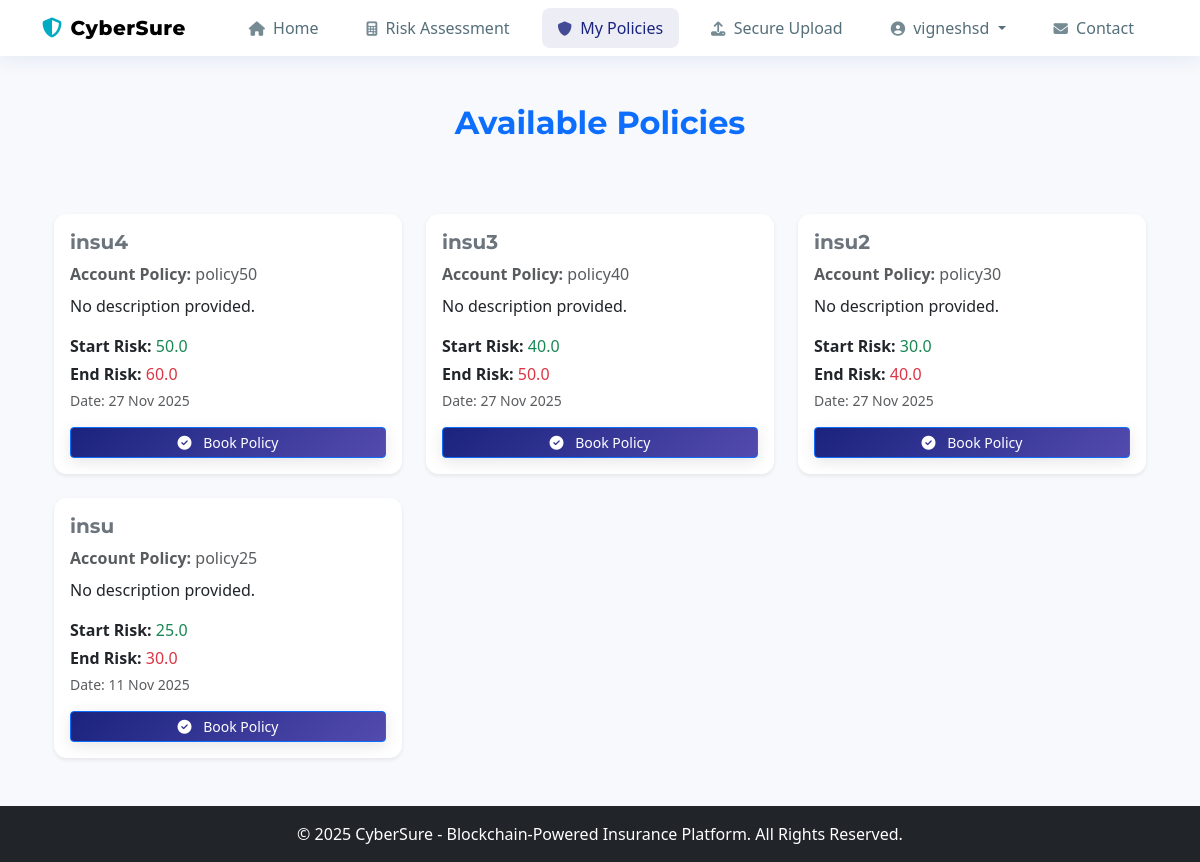
The page /view/policies (signed in) on the database its author committed.
### models.py (models this page shows, shortened)
class User(UserMixin, db.Model):
    __tablename__ = 'users'
    id = db.Column(db.Integer, primary_key=True)
    username = db.Column(db.String(100), unique=True, nullable=False)
    email = db.Column(db.String(150), unique=True, nullable=False)
    password = db.Column(db.String(200), nullable=False)
    role = db.Column(db.String(50), default='customer')  # 'customer' or 'admin'
    wallet_address = db.Column(db.String(200), unique=True, nullable=True)
    kyc_verified = db.Column(db.Boolean, default=False)  # Admin-approved
    created_at = db.Column(db.DateTime, default=datetime.utcnow)
    updated_at = db.Column(db.DateTime, default=datetime.utcnow, onupdate=datetime.utcnow)
    policies = db.relationship('Policy', backref='user', lazy=True)

class Decb(db.Model):
    __tablename__ = 'decb'
    id = db.Column(db.Integer, primary_key=True)
    account_policy = db.Column(db.String(100), nullable=False)
    policy_name = db.Column(db.String(100), nullable=False)
    description = db.Column(db.String(200), nullable=True)
    start_risk = db.Column(db.Float, nullable=False)
    end_risk = db.Column(db.Float, nullable=False)
    date = db.Column(db.DateTime, default=datetime.utcnow)

### app.py (the view, shortened to what this page needs)
@app.route('/view/policies', methods=['GET', 'POST'])
@login_required
def view_policies():
    if current_user.role != 'customer':
        flash("Please login access this page.", "warning")
        return redirect(url_for('login'))
    decb_entries = Decb.query.order_by(Decb.date.desc()).all()
    return render_template("view_policies.html", entries=decb_entries)

### app.py (called while the page is built)
@login_manager.user_loader
def load_user(user_id):
    user = db.session.get(User, int(user_id))
    if user:
        print(f"Loaded user: {user.username}, Role: {user.role}")
    return user

### templates/view_policies.html (shortened to what this page needs)
<!DOCTYPE html>
{% extends 'base.html' %}
{% block content %}
<div class="container mt-5">
    <h2 class="text-primary fw-bold mb-4 text-center">Available Policies</h2>
    {% if entries %}
    <div class="row g-4 mt-5">
        {% for entry in entries %}
        <div class="col-md-6 col-lg-4">
            <div class="card shadow-sm border-0 h-100">
                <div class="card-body d-flex flex-column">
                    <h5 class="card-title text-secondary fw-bold">{{ entry.policy_name }}</h5>
                    <p class="text-muted mb-2"><strong>Account Policy:</strong> {{ entry.account_policy }}</p>
                    <p class="card-text flex-grow-1">{{ entry.description or 'No description provided.' }}</p>
                    <p class="mb-1"><strong>Start Risk:</strong> <span class="text-success">{{ entry.start_risk
                            }}</span></p>
                    <p class="mb-1"><strong>End Risk:</strong> <span class="text-danger">{{ entry.end_risk }}</span></p>
                    <p class="text-muted small mb-3">Date: {{ entry.date.strftime('%d %b %Y') }}</p>
                    <form method="POST" class="mt-auto">
                        <button type="submit" class="btn btn-primary btn-sm w-100">
                            <i class="fa fa-check-circle me-2"></i> Book Policy
                        </button>
                    </form>
                </div>
            </div>
        </div>
        {% endfor %}
    </div>
    {% else %}
    <p class="text-center text-muted">No policies available at the moment.</p>
    {% endif %}
</div>
{% endblock %}

### templates/base.html (shortened to what this page needs)
<!DOCTYPE html>
<html lang="en">
<head>
    <link rel="stylesheet" href="{{ url_for('static', filename='css/index.css') }}">
    <link href="https://cdn.jsdelivr.net/npm/bootstrap@5.3.0/dist/css/bootstrap.min.css" rel="stylesheet">
    <link rel="stylesheet" href="https://cdnjs.cloudflare.com/ajax/libs/font-awesome/6.5.1/css/all.min.css">
</head>
<body>
    <nav class="navbar navbar-expand-lg sticky-top">
        <div class="container">
            <a class="navbar-brand d-flex align-items-center" href="{{ url_for('index') }}">
                <i class="fas fa-shield-alt me-2"></i>
                <span>CyberSure</span>
            </a>
            <div class="collapse navbar-collapse" id="navbarNav">
                <ul class="navbar-nav ms-auto">
                    <li class="nav-item">
                        <a class="nav-link {{ 'active' if request.endpoint == 'index' }}" href="{{ url_for('index') }}">
                            <i class="fas fa-home me-1"></i> Home
                        </a>
                    </li>
                    {% if current_user.is_authenticated %}
                        {% if current_user.role == 'admin' %}
                            <li class="nav-item">
                                <a class="nav-link {{ 'active' if request.endpoint == 'admin_dashboard' }}"
                                   href="{{ url_for('admin_dashboard') }}">
                                   <i class="fas fa-chart-line me-1"></i> Dashboard
                                </a>
                            </li>
                            <li class="nav-item">
                                <a class="nav-link {{ 'active' if request.endpoint == 'admin_policies' }}"
                                   href="{{ url_for('admin_policies') }}">
                                   <i class="fas fa-file-contract me-1"></i> Policies
                                </a>
                            </li>
                            <li class="nav-item">
                                <a class="nav-link {{ 'active' if request.endpoint == 'admin_policy' }}"
                                   href="{{ url_for('admin_policy') }}">
                                   <i class="fas fa-plus-circle me-1"></i> New Policy
                                </a>
                            </li>
                            <li class="nav-item">
                                <a class="nav-link {{ 'active' if request.endpoint == 'get_policies' }}"
                                   href="{{ url_for('get_policies') }}">
                                   <i class="fas fa-chart-pie me-1"></i> Analytics
                                </a>
                            </li>
                        {% else %}
                            <li class="nav-item">
                                <a class="nav-link {{ 'active' if request.endpoint == 'predict_risk' }}"
                                   href="{{ url_for('predict_risk') }}">
                                   <i class="fas fa-calculator me-1"></i> Risk Assessment
                                </a>
                            </li>
                            <li class="nav-item">
                                <a class="nav-link {{ 'active' if request.endpoint == 'view_policies' }}"
                                   href="{{ url_for('view_policies') }}">
                                   <i class="fas fa-shield me-1"></i> My Policies
                                </a>
                            </li>
                            <li class="nav-item">
                                <a class="nav-link {{ 'active' if request.endpoint == 'company' }}"
                                   href="{{ url_for('company') }}">
                                   <i class="fas fa-upload me-1"></i> Secure Upload
                                </a>
                            </li>
                        {% endif %}
                        <li class="nav-item dropdown">
                            <a class="nav-link dropdown-toggle" href="#" id="userDropdown" role="button"
                               data-bs-toggle="dropdown" aria-expanded="false">
                               <i class="fas fa-user-circle me-1"></i>
                               {{ current_user.username }}
                            </a>
                        </li>
                    {% endif %}
                    <li class="nav-item">
                        <a class="nav-link {{ 'active' if request.endpoint == 'contact' }}"
                           href="{{ url_for('contact') }}">
                           <i class="fas fa-envelope me-1"></i> Contact
                        </a>
                    </li>
                </ul>
            </div>
        </div>
    </nav>
    <div class="container mt-4">
        {% block content %}{% endblock %}
    </div>
    <footer class="bg-dark text-white mt-5 p-3 text-center">
        &copy; 2025 CyberSure - Blockchain-Powered Insurance Platform. All Rights Reserved.
    </footer>
</body>
</html>

### static/css/index.css (style rules this page uses)
:root { --primary: #1a237e; --primary-light: #534bae; --primary-dark: #000051; --secondary: #00acc1; --secondary-light: #5ddef4; --secondary-dark: #007c91; --success: #43a047; --danger: #d32f2f; --warning: #ffa000; --text-primary: #2c3e50; --text-secondary: #546e7a; --background: #f5f7fa; --surface: #ffffff; --gradient: linear-gradient(135deg, var(--primary) 0%, var(--primary-light) 100%); }
body { font-family: 'Inter', 'Roboto', sans-serif; background-color: var(--background); color: var(--text-primary); line-height: 1.6; overflow-x: hidden; }
h1, h2, h3, h4, h5, h6, .navbar-brand { font-family: 'Montserrat', sans-serif; font-weight: 700; }
.navbar { background: var(--surface) !important; box-shadow: 0 4px 20px rgba(12, 46, 138, 0.08); padding: 12px 0; position: sticky; top: 0; z-index: 1000; }
.navbar-brand { color: var(--primary); font-weight: 800; letter-spacing: 0.5px; font-size: 1.4rem; transition: all 0.4s ease; }
.navbar-brand i { color: var(--secondary); margin-right: 8px; }
.nav-link { font-weight: 600; position: relative; margin: 0 8px; color: var(--text-secondary) !important; padding: 8px 16px !important; border-radius: 8px; transition: all 0.3s ease; }
.nav-link i { margin-right: 4px; font-size: 0.9em; opacity: 0.8; }
.nav-link.active { color: var(--primary) !important; background-color: rgba(26, 35, 126, 0.08); }
.container.mt-4 { animation: fadeIn 1s ease; }
.btn { border-radius: 50px; padding: 12px 28px; font-weight: 600; transition: all 0.3s ease; box-shadow: 0 4px 15px rgba(0, 0, 0, 0.1); }
.btn-primary { background: var(--gradient); border: none; }
.card { border: none; border-radius: 15px; overflow: hidden; box-shadow: 0 10px 30px rgba(0, 0, 0, 0.08); transition: all 0.4s ease; }
footer { background: var(--dark) !important; padding: 25px 0 !important; margin-top: 50px !important; font-weight: 500; background: linear-gradient(135deg, var(--dark) 0%, #0f172a 100%) !important; }
.navbar { transition: all 0.3s ease; }

### templates/view_policies.html (style rules this page uses)
body { background-color: #f7f9fc; }
.card { border-radius: 0.8rem; transition: transform 0.2s, box-shadow 0.2s; }

### rows shown on the page
User: username "vigneshsd"
Decb: policy_name "insu4", account_policy "policy50", description "No description provided.", start_risk "50.0", end_risk "60.0", date "27 Nov 2025"
Decb: policy_name "insu3", account_policy "policy40", description "No description provided.", start_risk "40.0", end_risk "50.0", date "27 Nov 2025"
Decb: policy_name "insu2", account_policy "policy30", description "No description provided.", start_risk "30.0", end_risk "40.0", date "27 Nov 2025"
Decb: policy_name "insu", account_policy "policy25", description "No description provided.", start_risk "25.0", end_risk "30.0", date "11 Nov 2025"
